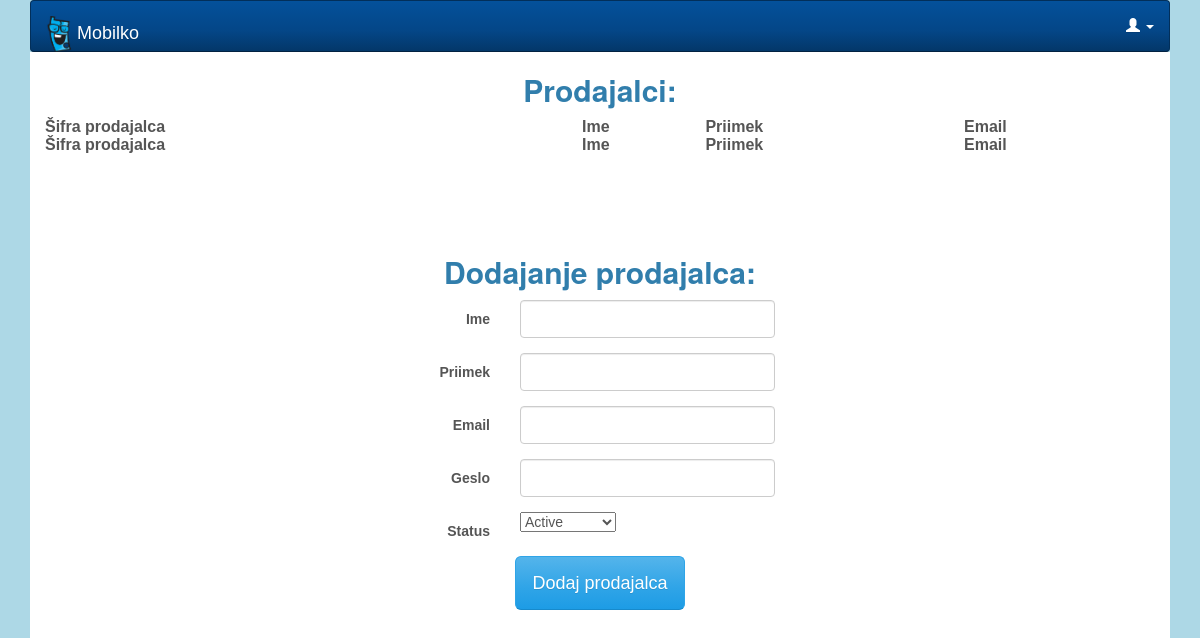
/admin/main.php, run on an earlier commit of the app's database.
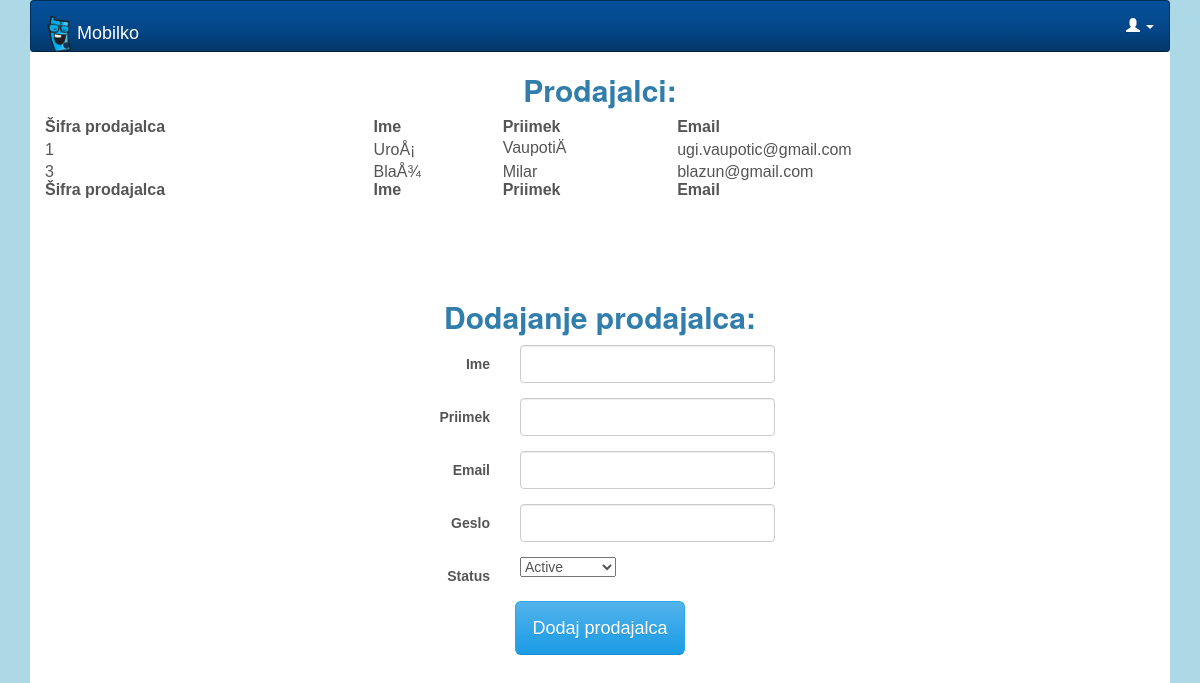
And on a later commit of the database.
### tables this page shows
CREATE TABLE `prodajalec` (
  `ID` int(11) NOT NULL,
  `Ime` varchar(45) NOT NULL,
  `Priimek` varchar(45) NOT NULL,
  `Email` varchar(45) NOT NULL,
  `Geslo` varchar(45) NOT NULL,
  `Status` text NOT NULL
);

### admin/main.php (the view, shortened to what this page needs)
<?php
include('../config.php');
try {
	$statement = $pdo->prepare("SELECT * FROM administrator WHERE ID = ?");
	$statement->bindValue(1, $_SESSION["user_ID"]);
	$statement->execute();
	$user = $statement->fetch();
} catch (PDOException $e) {
	echo "Napaka pri poizvedbi: {$e->getMessage()}";
}
$sellers = "";
try {
	$statement = $pdo->prepare("SELECT * FROM prodajalec");
	$statement->execute();
	foreach ($statement->fetchAll() as $seller) {
    $sellers .= '<tr class="clickable-row" data-id="'.$seller["ID"].'">
                            <td>'.$seller["ID"].'</td>
                            <td>'.$seller["Ime"].'</td>
														<td>'.$seller["Priimek"].'</td>
                            <td>'.$seller["Email"].'</td>
                          </tr>';
  }
} catch (PDOException $e) {
	echo "Napaka pri poizvedbi: {$e->getMessage()}";
}
?>
<html>
<head>
	<link href="../bootstrap/css/lumen.bootstrap.min.css" rel="stylesheet">
  <link href="https://cdn.datatables.net/1.10.15/css/jquery.dataTables.min.css" rel="stylesheet">
  <link href="https://cdn.datatables.net/select/1.2.2/css/select.dataTables.min.css" rel="stylesheet">
	<link href="../css/main.css" rel="stylesheet">
</head>
<body>
	<div class="container">
		<nav class="navbar sticky-topa navbar-inverse">
			<div class="container-fluid">
				<a class="navbar-brand" href="index.php"><span><img src="../mobilko_favicon.png" alt="" style="max-width:9%;"></span>Mobilko</a>
				<ul class="nav fixed-top navbar-nav navbar-right">
					<li class="dropdown">
						<a class="dropdown-toggle" data-toggle="dropdown" href="account.html"><b><span class="glyphicon glyphicon-user"></span> <?php  echo $user["Ime"].' '.$user["Priimek"]; ?></b> <span class="caret"></span></a>
					</li>
				</ul>
			</div>
		</nav>
		<div class="container-fluid" style="background-color: white; height: 100%; overflow:auto;">
		<h2 style="text-align: center;"><strong>Prodajalci:</strong></h2>
		<table id="table" class="display" cellspacing="0" width="100%">
			<thead>
					<tr>
							<th>Šifra prodajalca</th>
							<th>Ime</th>
							<th>Priimek</th>
							<th>Email</th>
					</tr>
			</thead>
			<tfoot>
					<tr>
						<th>Šifra prodajalca</th>
						<th>Ime</th>
						<th>Priimek</th>
						<th>Email</th>
					</tr>
			</tfoot>
			<tbody>
				<?php
					echo $sellers;
				?>
			</tbody>
	</table>
	<br>
	<br>
	<br>
	<br>
		<h2 style="text-align: center;"><strong>Dodajanje prodajalca:</strong></h2>
		<form class="form-horizontal" method="post" role="form">
			<div class="form-group">
				<label class="col-sm-5 control-label" for="name">Ime</label>
				<div class="col-sm-3">
					<input class="form-control" id="name" name="name" placeholder="" type="text" value="" required>
				</div>
			</div>
			<div class="form-group">
				<label class="col-sm-5 control-label" for="name">Priimek</label>
				<div class="col-sm-3">
					<input class="form-control" id="surname" name="surname" placeholder="" type="text" value="" required>
				</div>
			</div>
			<div class="form-group">
				<label class="col-sm-5 control-label" for="email">Email</label>
				<div class="col-sm-3">
					<input class="form-control" id="email" name="email" placeholder="" type="email" value="" required>
				</div>
			</div>
			<div class="form-group">
				<label class="col-sm-5 control-label" for="name">Geslo</label>
				<div class="col-sm-3">
					<input class="form-control" id="password" name="password" placeholder="" type="password" value="" required>
				</div>
			</div>
      <div class="form-group">
        <label class="col-sm-5 control-label" for="status">Status</label>
        <div class="col-sm-3">
          <select  name="status">
            <option value="active" selected>Active</option>
          </select>
        </div>
      </div>
			<div class="button" style="text-align:center">
				<input class="btn btn-primary btn-lg" name="submit_seller" type="submit" value="Dodaj prodajalca">
			</div>
		</form>
		</div>
	</div>
</body>
</html>

What changed in the data, as far as the page shows it:
added prodajalec: ID "1", Ime "UroÅ¡", Priimek "VaupotiÄ", Email "ugi.vaupotic@gmail.com"
added prodajalec: ID "3", Ime "BlaÅ¾", Priimek "Milar", Email "blazun@gmail.com"
